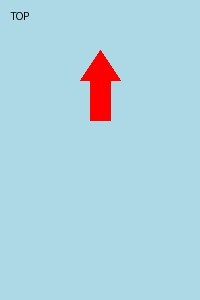
#> input picture fase1/test_user_files/20240427_234934.JPG, 200 x 300 px, found by its file name; the run also reads 1 picture not shown here
$ python test_image_processor.py
#> lines starting #> are read from the running program, lines starting #| are printed output that depends on the picture; long printed decimals are rounded
### fase1/src/services/importing/image_processor.py
"""
Image Processor Service - Centralized EXIF, GPS and metadata extraction
"""
from typing import Optional, NamedTuple
from pathlib import Path
import json
from datetime import datetime
from PIL import Image as PILImage, ImageOps, ExifTags
from PIL.ExifTags import GPSTAGS


class ImageMetadata(NamedTuple):
    """Structured image metadata container"""
    width: int
    height: int
    exif_data: Optional[bytes]  # JSON as bytes
    taken_at: Optional[datetime]
    gps_latitude: Optional[float]
    gps_longitude: Optional[float]


class ImageProcessor:
    """
    Dedicated service for image processing operations

    Consolidates all EXIF/GPS/metadata extraction logic in one place
    for consistency and maintainability.
    """

    # [68 lines left out: function extract_metadata_from_raw_exif, not called in this run]

    def extract_metadata(self, image_path: Path) -> ImageMetadata:
        """
        Extract comprehensive metadata from image file

        Args:
            image_path: Path to the image file

        Returns:
            ImageMetadata with dimensions, EXIF, GPS and timestamp data
        """
        width, height = 0, 0
        exif_data = None
        taken_at = None
        gps_latitude = None
        gps_longitude = None

        try:
            with PILImage.open(image_path) as img:
                # Get dimensions from properly rotated image
                img_rotated = ImageOps.exif_transpose(img)
                width, height = img_rotated.size

                # Extract EXIF data
                exif = img.getexif()
                if exif:
                    # Store EXIF as JSON
                    exif_dict = {}
                    for tag_id, value in exif.items():
                        try:
                            tag = ExifTags.TAGS.get(tag_id, tag_id)
                            exif_dict[str(tag)] = str(value)
                        except:
                            pass  # Skip problematic EXIF tags

                    if exif_dict:
                        exif_data = json.dumps(exif_dict).encode('utf-8')

                    # Extract date taken
                    taken_at = self._extract_date_taken(exif)

                    # Extract GPS coordinates
                    gps_latitude, gps_longitude = self._extract_gps_coordinates(exif)

        except Exception as e:
            # Log error but return partial metadata
            print(f"Error extracting metadata from {image_path.name}: {e}")

        return ImageMetadata(
            width=width,
            height=height,
            exif_data=exif_data,
            taken_at=taken_at,
            gps_latitude=gps_latitude,
            gps_longitude=gps_longitude
        )

    def _extract_date_taken(self, exif) -> Optional[datetime]:
        """
        Extract date taken from EXIF data

        Tries DateTimeOriginal first, then DateTime as fallback
        """
        date_taken = exif.get(36867) or exif.get(306)  # DateTimeOriginal or DateTime
        if date_taken:
            try:
                return datetime.strptime(date_taken, '%Y:%m:%d %H:%M:%S')
            except Exception:
                pass  # Failed to parse date
        return None

    def _extract_gps_coordinates(self, exif) -> tuple[Optional[float], Optional[float]]:
        """
        Extract GPS coordinates from EXIF data using GPS IFD

        Returns:
            Tuple of (latitude, longitude) or (None, None) if no GPS data
        """
        try:
            gps_ifd = exif.get_ifd(0x8825)  # GPS IFD tag
            if gps_ifd and len(gps_ifd) > 0:
                gps_data = {}
                for key in gps_ifd.keys():
                    name = GPSTAGS.get(key, key)
                    gps_data[name] = gps_ifd[key]

                # Extract latitude
                gps_latitude = None
                if 'GPSLatitude' in gps_data and 'GPSLatitudeRef' in gps_data:
                    lat = self._convert_to_degrees(gps_data['GPSLatitude'])
                    if gps_data['GPSLatitudeRef'] == 'S':
                        lat = -lat
                    gps_latitude = lat

                # Extract longitude
                gps_longitude = None
                if 'GPSLongitude' in gps_data and 'GPSLongitudeRef' in gps_data:
                    lon = self._convert_to_degrees(gps_data['GPSLongitude'])
                    if gps_data['GPSLongitudeRef'] == 'W':
                        lon = -lon
                    gps_longitude = lon

                return gps_latitude, gps_longitude

        except Exception:
            pass  # GPS extraction failed, but that's OK - not all images have GPS

        return None, None

    def _convert_to_degrees(self, value) -> float:
        """
        Convert GPS coordinates from degrees/minutes/seconds to decimal degrees

        Args:
            value: Tuple of (degrees, minutes, seconds)

        Returns:
            Decimal degrees as float
        """
        d, m, s = value
        return d + (m / 60.0) + (s / 3600.0)

    # [110 lines left out: functions _extract_date_from_exif_dict, _extract_gps_from_exif_dict, _convert_dms_to_decimal, generate_hotpreview, not called in this run]

    def validate_image(self, image_path: Path) -> tuple[bool, Optional[str]]:
        """
        Validate that file is a readable image

        Args:
            image_path: Path to validate

        Returns:
            Tuple of (is_valid, error_message)
        """
        try:
            with PILImage.open(image_path) as img:
                # Try to access basic image properties
                _ = img.size
                _ = img.format
                return True, None

        except Exception as e:
            return False, str(e)

    def detect_image_type(self, image_path: Path) -> str:
        """
        Detect image format and type category

        Returns:
            String indicating image type: 'jpeg', 'png', 'raw', 'other'
        """
        extension = image_path.suffix.lower()

        if extension in {'.jpg', '.jpeg'}:
            return 'jpeg'
        elif extension in {'.png'}:
            return 'png'
        elif extension in {'.cr2', '.cr3', '.nef', '.arw', '.orf', '.dng', '.raf', '.rw2'}:
            return 'raw'
        elif extension in {'.tiff', '.tif', '.bmp', '.webp'}:
            return 'other'
        else:
            return 'unknown'

### fase1/test_image_processor.py
"""
Test the new ImageProcessor service with actual image files
"""
from services.importing.image_processor import ImageProcessor
from pathlib import Path

def test_image_processor():
    processor = ImageProcessor()

    # Test files from our known set
    test_files = [
        r"C:\temp\PHOTOS_SRC_TEST_MICRO\2024_04_27_taipei_beitou\20240427_234934.JPG",
        r"C:\temp\PHOTOS_SRC_TEST_MICRO\2024_04_27_taipei_beitou\IMG_20240427_145518.jpg",
        r"C:\temp\PHOTOS_SRC_TEST_MICRO\oman\20250112_171126.JPG"
    ]

    for file_path in test_files:
        path = Path(file_path)
        if path.exists():
            print(f"\n🔍 Testing: {path.name}")

            # Extract metadata
            metadata = processor.extract_metadata(path)

            print(f"  📐 Dimensions: {metadata.width} x {metadata.height}")
            print(f"  📅 Taken at: {metadata.taken_at}")
            print(f"  🌍 GPS: {metadata.gps_latitude}, {metadata.gps_longitude}")
            print(f"  📊 EXIF data: {'Yes' if metadata.exif_data else 'No'} ({len(metadata.exif_data) if metadata.exif_data else 0} bytes)")

            # Test image validation
            is_valid, error = processor.validate_image(path)
            print(f"  ✅ Valid: {is_valid} {f'(Error: {error})' if error else ''}")

            # Test image type detection
            image_type = processor.detect_image_type(path)
            print(f"  🏷️  Type: {image_type}")
        else:
            print(f"❌ File not found: {path}")
#> this loop made 3 passes
#|   📅 Taken at: 2025-01-12 17:11:26
#|   🌍 GPS: 23.601, 58.393
#|   📊 EXIF data: Yes (259 bytes)
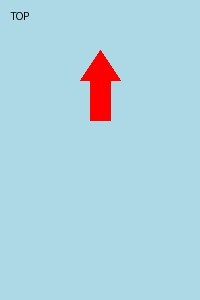
#> input picture fase1/test_user_files/20240427_234934.JPG, 200 x 300 px, found by its file name
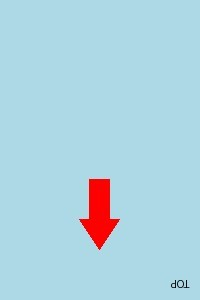
#> input picture fase1/test_user_files/IMG_20240427_145518.jpg, 200 x 300 px, found by its file name
#> pass 3, in extract_metadata (call 3), `with PILImage.open(image_path) as img:`:
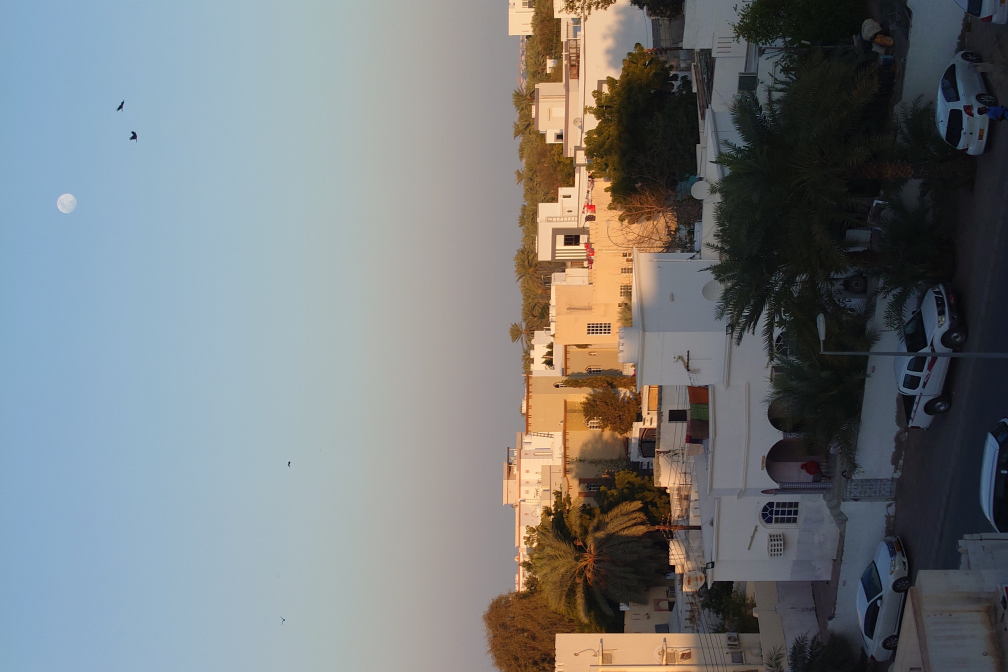
#> img: PIL image 4032x2688 RGB (shown at 1/4 size); mean R, G, B 118.4, 122.4, 124.4
#> pass 3, in extract_metadata (call 3), `img_rotated = ImageOps.exif_transpose(img)`:
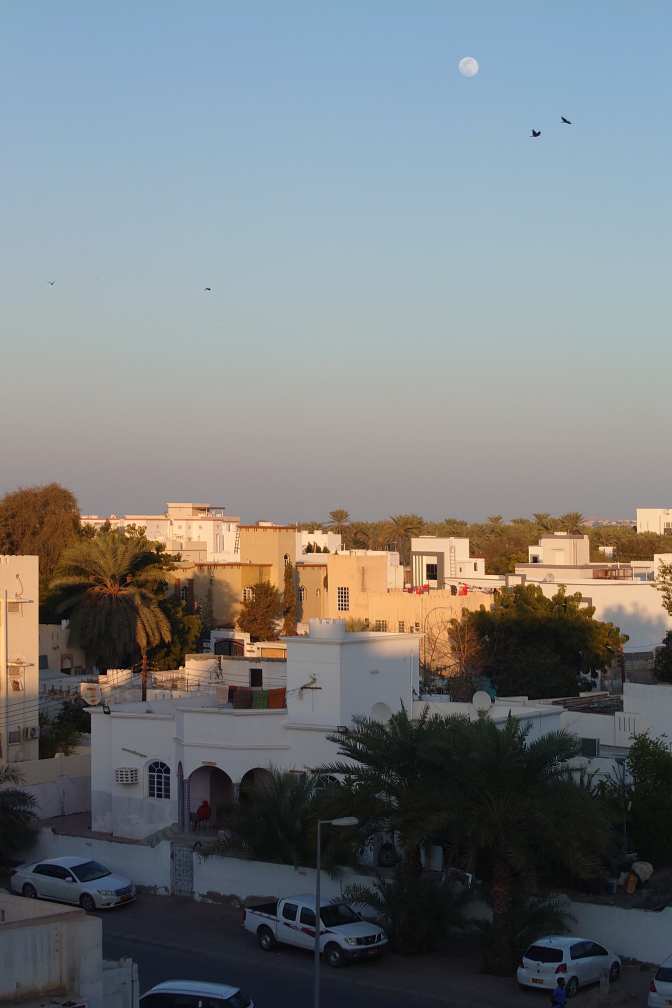
#> img_rotated: PIL image 2688x4032 RGB (shown at 1/4 size); mean R, G, B 118.4, 122.4, 124.4

if __name__ == "__main__":
    test_image_processor()
